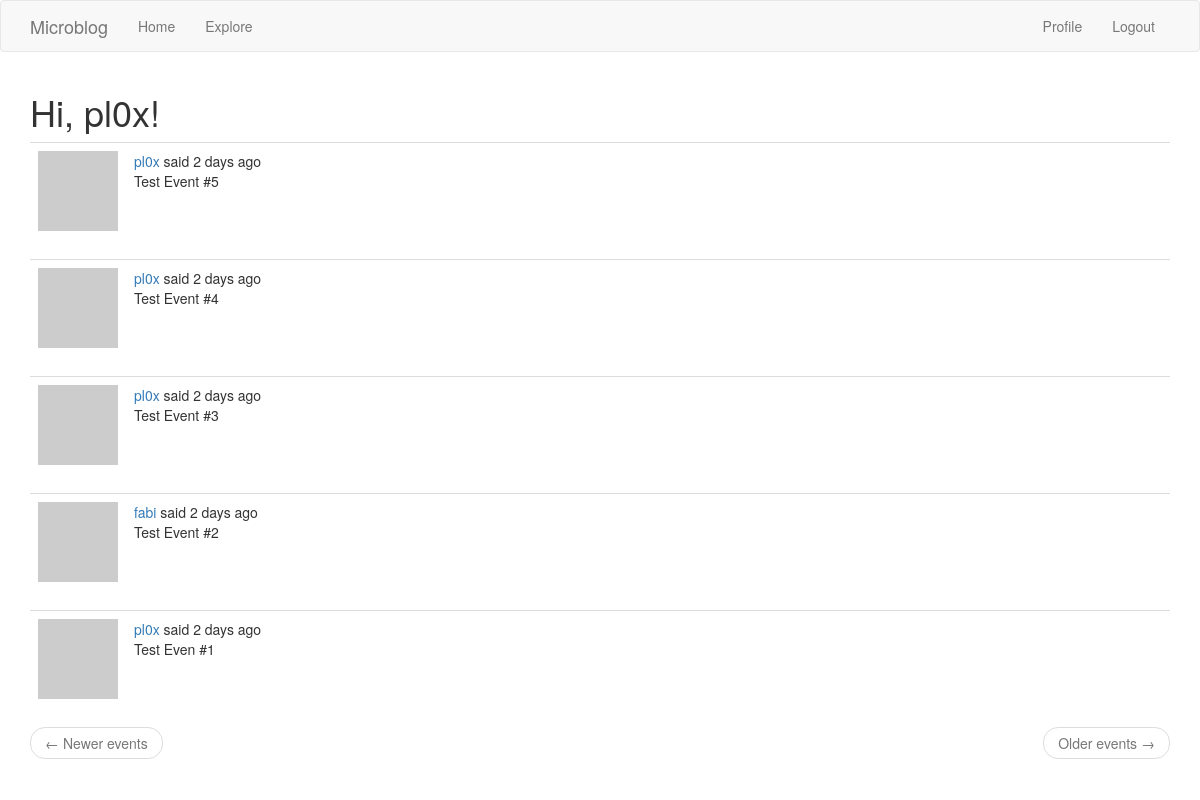
Page /explore (signed in) on the committed database.
### app/models.py (models this page shows, shortened)
class User(UserMixin, db.Model):
    id = db.Column(db.Integer, primary_key=True)
    username = db.Column(db.String(64), index=True, unique=True)
    email = db.Column(db.String(120), index=True, unique=True)
    password_hash = db.Column(db.String(128))
    events = db.relationship('Event', backref='author', lazy='dynamic')
    about_me = db.Column(db.String(140))
    last_seen = db.Column(db.DateTime, default=datetime.utcnow)
    followed = db.relationship(
        'User', secondary=followers,
        primaryjoin=(followers.c.follower_id == id),
        secondaryjoin=(followers.c.followed_id == id),
        backref=db.backref('followers', lazy='dynamic'), lazy='dynamic')
    def avatar(self, size):
        digest = md5(self.email.lower().encode('utf-8')).hexdigest()
        return 'https://www.gravatar.com/avatar/{}?d=identicon&s={}'.format(
            digest, size)

class Event(db.Model):
    id = db.Column(db.Integer, primary_key=True)
    body = db.Column(db.String(140))
    date = db.Column(db.DateTime, index=True)
    timestamp = db.Column(db.DateTime, index=True, default=datetime.utcnow)
    user_id = db.Column(db.Integer, db.ForeignKey('user.id'))

### app/main/routes.py (the view)
@bp.route('/explore')
@login_required
def explore():
    page = request.args.get('page', 1, type=int)
    events = Event.query.order_by(Event.timestamp.desc()).paginate(
        page, current_app.config['EVENTS_PER_PAGE'], False)
    next_url = url_for('main.explore', page=events.next_num) \
        if events.has_next else None
    prev_url = url_for('main.explore', page=events.prev_num) \
        if events.has_prev else None
    return render_template('index.html', title=_('Explore'),
                           events=events.items, next_url=next_url,
                           prev_url=prev_url)

### app/main/routes.py (called while the page is built)
@bp.before_app_request
def before_request():
    if current_user.is_authenticated:
        current_user.last_seen = datetime.utcnow()
        db.session.commit()
    g.locale = str(get_locale())

### app/models.py (called while the page is built)
@login.user_loader
def load_user(id):
    return User.query.get(int(id))

### app/templates/index.html (shortened to what this page needs)
{% extends "base.html" %}
{% import 'bootstrap/wtf.html' as wtf %}
{% block app_content %}
    <h1>{{ _('Hi, %(username)s!', username=current_user.username) }}</h1>
    {% for event in events %}
        {% include '_event.html' %}
    {% endfor %}
    <nav aria-label="...">
        <ul class="pager">
            <li class="previous{% if not prev_url %} disabled{% endif %}">
                <a href="{{ prev_url or '#' }}">
                    <span aria-hidden="true">&larr;</span> {{ _('Newer events') }}
                </a>
            </li>
            <li class="next{% if not next_url %} disabled{% endif %}">
                <a href="{{ next_url or '#' }}">
                    {{ _('Older events') }} <span aria-hidden="true">&rarr;</span>
                </a>
            </li>
        </ul>
    </nav>
{% endblock %}

### app/templates/_event.html (shortened to what this page needs)
    <table class="table table-hover">
        <tr>
            <td width="70px">
                <a href="{{ url_for('main.user', username=event.author.username) }}">
                    <img src="{{ event.author.avatar(70) }}" />
                </a>
            </td>
            <td>
                {{ _('%(username)s said %(when)s',
                    username=user_link, when=moment(event.timestamp).fromNow()) }}
                <br>
                <span id="event{{ event.id }}">{{ event.body }}</span>
            </td>
        </tr>
    </table>

### rows in the picture
Event: body "Test Event #5"
Event: body "Test Event #4"
Event: body "Test Event #3"
Event: body "Test Event #2"
Event: body "Test Even #1"
